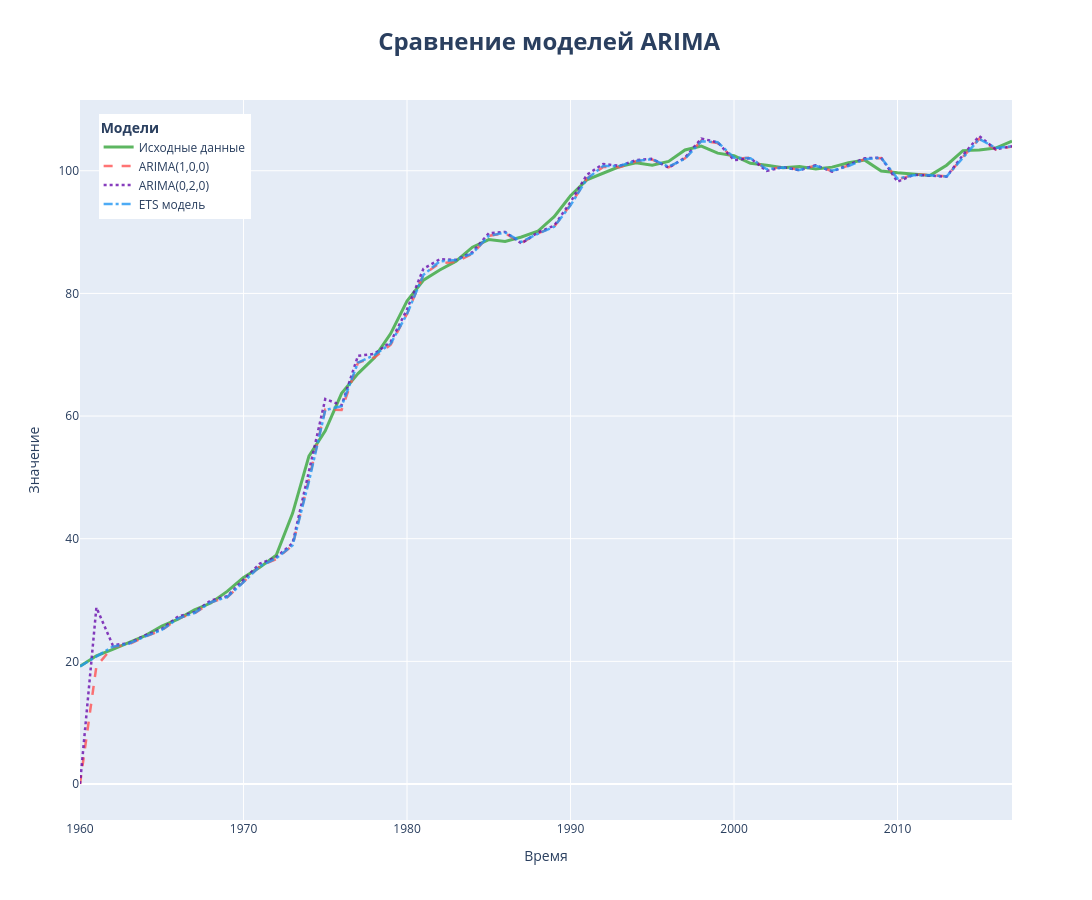

Here is the notebook cell this chart was saved with:
### Code cell
df_plot = pd.DataFrame({
    'Исходные_данные': ts_japan,
    'ARIMA100': model_arima1_new.fittedvalues if hasattr(model_arima1_new, 'fittedvalues') else model_arima1_new.predict(start=0, end=len(ts_japan)-1),
    'ARIMA020': model_auto_arima.fittedvalues() if hasattr(model_auto_arima, 'fittedvalues') else model_auto_arima.predict_in_sample()
})
df_plot['ETS'] = fitted_ets
df_plot = df_plot.reset_index()
df_plot = df_plot.rename(columns={'observation_date': 'date'})

fig = go.Figure()

fig.add_trace(go.Scatter(
    x=df_plot['date'], 
    y=df_plot['Исходные_данные'],
    name='Исходные данные',
    line=dict(color='#4CAF50', width=3),
    opacity=0.9
))

fig.add_trace(go.Scatter(
    x=df_plot['date'], 
    y=df_plot['ARIMA100'],
    name='ARIMA(1,0,0)',
    line=dict(color='#FF5252', width=2.5, dash='dash'),
    opacity=0.8
))

fig.add_trace(go.Scatter(
    x=df_plot['date'], 
    y=df_plot['ARIMA020'],
    name='ARIMA(0,2,0)',
    line=dict(color='#6A0DAD', width=2.5, dash='dot'),
    opacity=0.8
))

fig.add_trace(go.Scatter(
    x=df_plot['date'], 
    y=df_plot['ETS'],
    name='ETS модель',
    line=dict(color='#2196F3', width=2.5, dash='dashdot'),  # яркий синий
    opacity=0.8
))

fig.update_layout(
    title=dict(
        text='<b> Сравнение моделей ARIMA</b>',
        font=dict(size=24),
        x=0.5
    ),
    xaxis=dict(title='Время'),
    yaxis=dict(title='Значение'),
    legend=dict(
        title=dict(text='<b>Модели</b>'),
        x=0.02,
        y=0.98
    ),
    hovermode='x unified',
    width=1600,
    height=900
)
fig.write_html("arimas_ets_plot.html")
fig.show()
